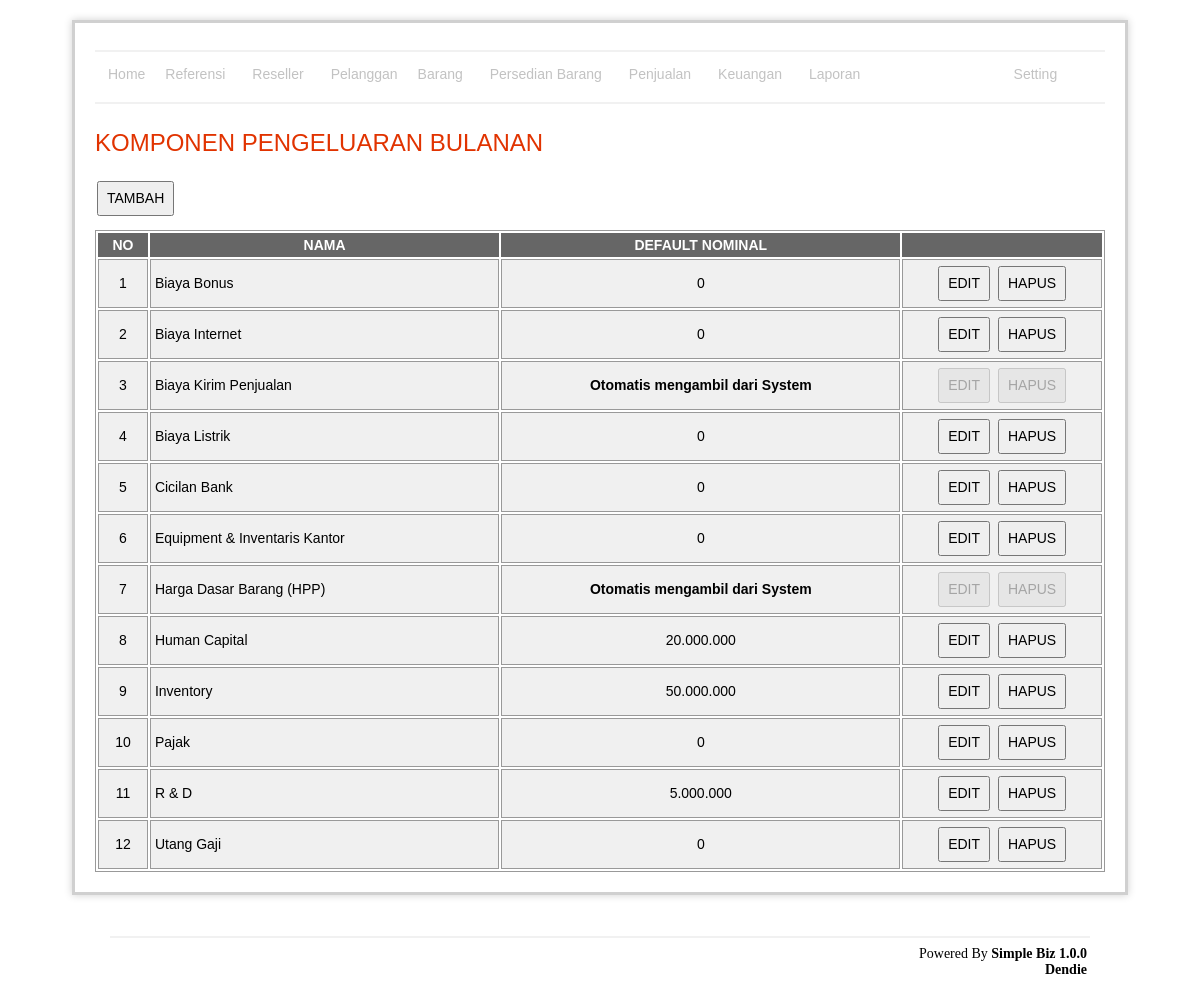
The app's page /finConstExpenesMonth/index.php (signed in) with its own data.
### tables this page shows
CREATE TABLE `fin_expenses_revenue`  (
  `id` int(11) NOT NULL AUTO_INCREMENT,
  `name` varchar(255) NOT NULL,
  `nominal` int(11) NOT NULL DEFAULT 0,
  `type` enum('0','1') NOT NULL DEFAULT '0' COMMENT '0=expenses,1=revenue',
  `periode` enum('0','1') NOT NULL DEFAULT '0' COMMENT '0=harian, 1=bulanan',
  `is_show_report_convertion_adds` enum('0','1') NULL DEFAULT '0' COMMENT '0=tidak sertakan di, 1=di sertakan',
  `is_fix` enum('0','1') NOT NULL DEFAULT '0' COMMENT '0=not fix 1=fix',
  `is_delete` enum('0','1') NOT NULL DEFAULT '0' COMMENT '0=not delet, 1=deleted',
  PRIMARY KEY (`id`) USING BTREE
);

### finConstExpenesMonth/indexRead.php (called while the page is built, shortened)
<?php
	include '../lib/connection.php';
	$query = "select id,name,nominal,type, is_fix
		from fin_expenses_revenue
		where is_delete = '0'
		and type = '0'
		and periode = '1'
		order by name";
	$data = mysqli_query($con, $query) or die (mysqli_error($con));
?>

### finConstExpenesMonth/index.php (the view, shortened to what this page needs)
<?php include 'indexRead.php' ?>
	<h1>KOMPONEN PENGELUARAN BULANAN</h1>
	<p><input type="button" value="TAMBAH" onclick="window.location='add.php'" /></p>
	<?php if(mysqli_num_rows($data) < 1) : ?>
	 	<div class="warning">
			<h3><?php echo message::getMsg('emptySuccess') ?></h3>
		</div>
	<?php else: ?>
		<div id="tbl">
			<table width="100%">
				<thead>
					<tr>
						<th align="center" width="5%">NO</th>
						<th align="center" width="30%">NAMA</th>
						<th align="center" width="40%">DEFAULT NOMINAL</th>
						<th></th>
					</tr>
				</thead>
				<tbody>
					<?php $i=1; ?>
					<?php while($val = mysqli_fetch_array($data)): ?>
						<tr>
							<td align="center"><?php echo $i ?></td>
							<td width="35%"><?php echo $val['name'] ?></td>
							<td align="center">
								<?php if($val['is_fix'] == '0'): ?>
									<?php echo number_format($val['nominal'],0,'','.')?>
								<?php else: ?>
									<b>Otomatis mengambil dari System</b>
								<?php endif; ?>
							</td>
							<td align="center">
								<?php if($val['is_fix'] == '0'): ?>
									<input type="button" value="EDIT" onclick="window.location='edit.php?id=<?php echo $val['id'] ?>'" />
									<input type="button" value="HAPUS" onclick="confirm('Anda yakin akan menghapus ?') ? window.location='delete.php?id=<?php echo $val['id'] ?>' : false" />
								<?php else: ?>
									<input type="button" value="EDIT" disabled />
									<input type="button" value="HAPUS" disabled />
								<?php endif; ?>
							</td>
						</tr>
					<?php $i++; ?>
					<?php endwhile; ?>
			</table>
		</div>
	<?php endif; ?>
<?php include '../template/main.php' ?>

### asset/css/style.css (style rules this page uses)
#content p { margin: 12px 20px 12px 0; text-align:left; }
#content h1 { color: #e13300; background-color: transparent; font-weight: normal; font-size: 24px; margin: 10px 0 5px 0; padding: 15px 0 10px 0px; text-align:left; }
table { font-size: 14px; }
#tbl table { border: 1px solid #999; }
#tbl th { font-weight: bold; text-align: center; font-size: 14px; background-color: #666; color: #fff; padding: 4px; }
#tbl td { border: 1px solid #999; font-weight: normal; font-size: 14px; padding: 4px; background-color: #f0f0f0; }
input[type="button"], input[type="submit"] { font-size: 14px; height: 35px; padding: 2px 8px 2px 8px; margin: 2px; }

### records on screen
fin_expenses_revenue: name "Biaya Bonus", nominal "0"
fin_expenses_revenue: name "Biaya Internet", nominal "0"
fin_expenses_revenue: name "Biaya Kirim Penjualan", is_fix "Otomatis mengambil dari System"
fin_expenses_revenue: name "Biaya Listrik", nominal "0"
fin_expenses_revenue: name "Cicilan Bank", nominal "0"
fin_expenses_revenue: name "Equipment & Inventaris Kantor", nominal "0"
fin_expenses_revenue: name "Harga Dasar Barang (HPP)", is_fix "Otomatis mengambil dari System"
fin_expenses_revenue: name "Human Capital", nominal "20.000.000"
fin_expenses_revenue: name "Inventory", nominal "50.000.000"
fin_expenses_revenue: name "Pajak", nominal "0"
fin_expenses_revenue: name "R & D", nominal "5.000.000"
fin_expenses_revenue: name "Utang Gaji", nominal "0"
